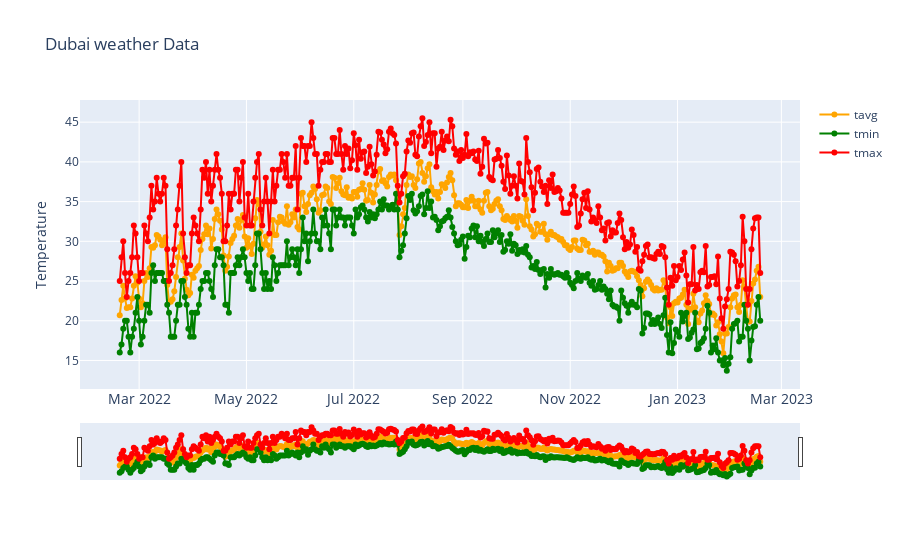

Here is the notebook cell this chart was saved with:
### Code cell
fig = go.Figure()
fig.add_trace(go.Scatter(x = data_last['time'], y=data_last['tavg'], mode = 'lines+markers', name = 'tavg', line = dict(color = "Orange", width = 2)))
fig.add_trace(go.Scatter(x =data_last['time'], y = data_last['tmin'], mode = 'lines+markers', name = 'tmin', line = dict(color = "Green", width = 2)))
fig.add_trace(go.Scatter(x = data_last['time'], y = data_last['tmax'], mode = 'lines+markers', name = 'tmax', line = dict(color = "Red", width = 2)))
fig.update_layout(title = 'Dubai weather Data', xaxis_tickfont_size = 14, yaxis = dict(title = 'Temperature'))

#fig.show()
fig.update_layout(xaxis_rangeslider_visible=True)
fig.show()

### Figure 1 — Plotly figure (JSON) as saved in the notebook; plotly's stock layout.template omitted (floating-point values rounded to 4 significant figures; data arrays with more than 128 entries replaced by an {"elided": "..."} marker saying what was removed)
{"data": [{"line": {"color": "Orange", "width": 2}, "mode": "lines+markers", "name": "tavg", "type": "scatter", "x": {"elided": "365 str values"}, "y": {"elided": "365 float values"}}, {"line": {"color": "Green", "width": 2}, "mode": "lines+markers", "name": "tmin", "type": "scatter", "x": {"elided": "365 str values"}, "y": {"elided": "365 float values"}}, {"line": {"color": "Red", "width": 2}, "mode": "lines+markers", "name": "tmax", "type": "scatter", "x": {"elided": "365 str values"}, "y": {"elided": "365 float values"}}], "layout": {"title": {"text": "Dubai weather Data"}, "xaxis": {"rangeslider": {"visible": true}, "tickfont": {"size": 14}}, "yaxis": {"title": {"text": "Temperature"}}}}
